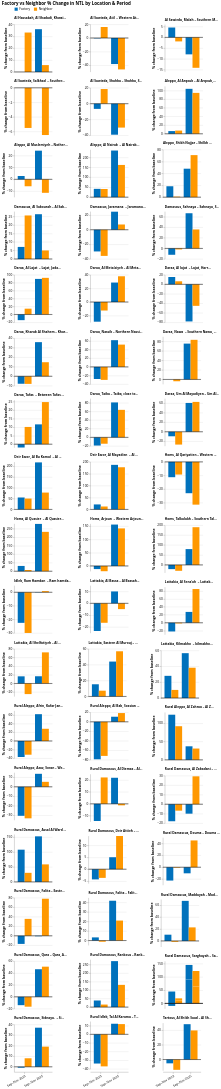

Notebook code cell kept with this figure:
### Markdown cell above
## Difference between Percentage Change from Baseline betwen Factories and Neighbors

Baseline: 2024 September to 2024 November

### Code cell
import altair as alt
import pandas as pd

# WBG colors
COLOR_FACTORY = '#0071BC'
COLOR_NEIGHBOR = '#FF9800'

# Define periods
period_2023 = ['2023-09-01', '2023-10-01', '2023-11-01']
period_2025 = ['2025-09-01', '2025-10-01', '2025-11-01']

df = ntl_drugs_type_sum.copy()
df['date'] = pd.to_datetime(df['date']).dt.strftime('%Y-%m-%d')

# Build records per location, period, and type
locations = df.groupby(['Zone', 'Address']).groups.keys()
records = []
for zone, addr in locations:
    loc = df[(df['Zone'] == zone) & (df['Address'] == addr)]
    raw_label = f"{zone} – {addr}" if pd.notna(addr) and str(addr).strip() else zone
    label = raw_label[:30] + '...' if len(raw_label) > 30 else raw_label
    for period_dates, period_label in [
        (period_2023, 'Sep–Nov 2023'),
        (period_2025, 'Sep–Nov 2025'),
    ]:
        for t in ['Factory', 'Neighbor']:
            val = loc[(loc['type'] == t) & (loc['date'].isin(period_dates))]['pc_change_baseline'].mean()
            records.append({'location': label, 'period': period_label, 'type': t, 'val': val})

plot_df = pd.DataFrame(records)

bars = alt.Chart(plot_df).mark_bar().encode(
    x=alt.X('period:N', title=None, sort=['Sep–Nov 2023', 'Sep–Nov 2025'], axis=alt.Axis(labelAngle=-30)),
    xOffset=alt.XOffset('type:N', sort=['Factory', 'Neighbor']),
    y=alt.Y('val:Q', title='% change from baseline'),
    color=alt.Color('type:N', scale=alt.Scale(domain=['Factory', 'Neighbor'], range=[COLOR_FACTORY, COLOR_NEIGHBOR]), legend=alt.Legend(title=None, orient='top')),
)

rule = alt.Chart(plot_df).mark_rule(color='black', strokeWidth=0.5).encode(
    y=alt.datum(0),
)

chart = alt.layer(bars, rule).properties(
    width=120,
    height=150,
).facet(
    facet=alt.Facet('location:N', title=None, header=alt.Header(labelFontSize=10, labelFontWeight='bold', labelAnchor='start')),
    columns=3,
).resolve_scale(
    y='independent'
).properties(
    title=alt.Title(
        text='Factory vs Neighbor % Change in NTL by Location & Period',
        anchor='start',
        fontSize=14,
    )
).configure(
    font='Open Sans'
).configure_view(
    strokeWidth=0
)

chart

### Figure 1 — Vega-Lite specification as saved in the notebook (floating-point values rounded to 4 significant figures; data arrays with more than 128 entries replaced by an {"elided": "..."} marker saying what was removed)
{"config": {"view": {"continuousWidth": 300, "continuousHeight": 300, "strokeWidth": 0}, "font": "Open Sans"}, "data": {"name": "data-b1485127aae415799680154fe2d0eb75"}, "facet": {"field": "location", "header": {"labelAnchor": "start", "labelFontSize": 10, "labelFontWeight": "bold"}, "title": null, "type": "nominal"}, "spec": {"layer": [{"mark": {"type": "bar"}, "encoding": {"color": {"field": "type", "legend": {"orient": "top", "title": null}, "scale": {"domain": ["Factory", "Neighbor"], "range": ["#0071BC", "#FF9800"]}, "type": "nominal"}, "x": {"axis": {"labelAngle": -30}, "field": "period", "sort": ["Sep–Nov 2023", "Sep–Nov 2025"], "title": null, "type": "nominal"}, "xOffset": {"field": "type", "sort": ["Factory", "Neighbor"], "type": "nominal"}, "y": {"field": "val", "title": "% change from baseline", "type": "quantitative"}}}, {"mark": {"type": "rule", "color": "black", "strokeWidth": 0.5}, "encoding": {"y": {"datum": 0}}}], "height": 150, "width": 120}, "columns": 3, "resolve": {"scale": {"y": "independent"}}, "title": {"text": "Factory vs Neighbor % Change in NTL by Location & Period", "anchor": "start", "fontSize": 14}, "$schema": "https://vega.github.io/schema/vega-lite/v5.20.1.json", "datasets": {"data-b1485127aae415799680154fe2d0eb75": {"elided": "208 records"}}}
